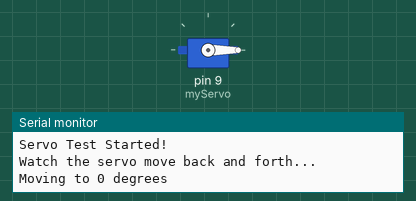
A sketch run on a simulated Arduino Uno, built with avr-gcc and run on an emulated ATmega328P. Parts: servo, the last lines printed to the serial monitor.

Above: at 1.05 s.
At 3.05 s:
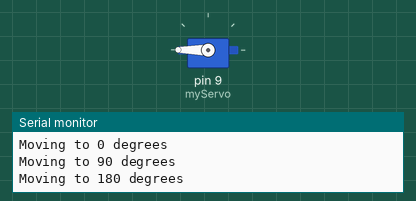
At 5.0 s:
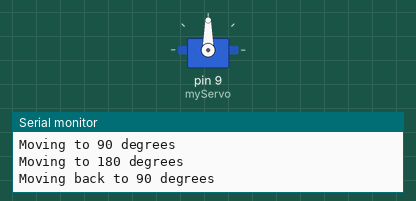
Timing chart, 0 to 6.2 s (numbered marks = the images above):
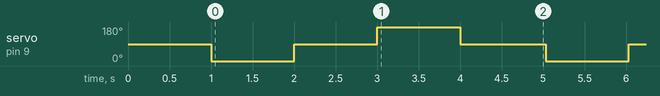

Measured:
- by itself, servo on pin 9 (myServo): repeats every 4.0 s: 90° 1.0 s, 180° 1.0 s, 90° 1.0 s, 0° 1.0 s

The sketch:

basic_movement_code.ino
```cpp
/*
 * Basic Servo Movement - Simple Back and Forth Motion
 *
 * Description: This program moves a servo motor back and forth between
 * 0°, 90°, and 180° positions with 1-second delays.
 *
 * Hardware Required:
 * - Arduino Uno
 * - Servo motor (SG90 or similar)
 * - Jumper wires
 *
 * Connections:
 * - Servo Red wire    -> Arduino 5V
 * - Servo Brown wire  -> Arduino GND
 * - Servo Orange wire -> Arduino Pin 9
 *
 * Author: Arduino Servo Tutorial
 * Date: 2025
 */

// Include the servo library
#include <Servo.h>

// Create a servo object
Servo myServo;

void setup() {
  // Attach the servo to pin 9
  myServo.attach(9);

  // Initialize serial communication for debugging
  Serial.begin(9600);
  Serial.println("Servo Test Started!");
  Serial.println("Watch the servo move back and forth...");

  // Move to center position initially
  myServo.write(90);
  delay(1000);
}

void loop() {
  // Move to 0 degrees
  Serial.println("Moving to 0 degrees");
  myServo.write(0);
  delay(1000);  // Wait 1 second

  // Move to 90 degrees (center)
  Serial.println("Moving to 90 degrees");
  myServo.write(90);
  delay(1000);  // Wait 1 second

  // Move to 180 degrees
  Serial.println("Moving to 180 degrees");
  myServo.write(180);
  delay(1000);  // Wait 1 second

  // Move back to center
  Serial.println("Moving back to 90 degrees");
  myServo.write(90);
  delay(1000);  // Wait 1 second

  Serial.println("Cycle complete! Starting again...");
  Serial.println("-----------------------------------");
}
```
